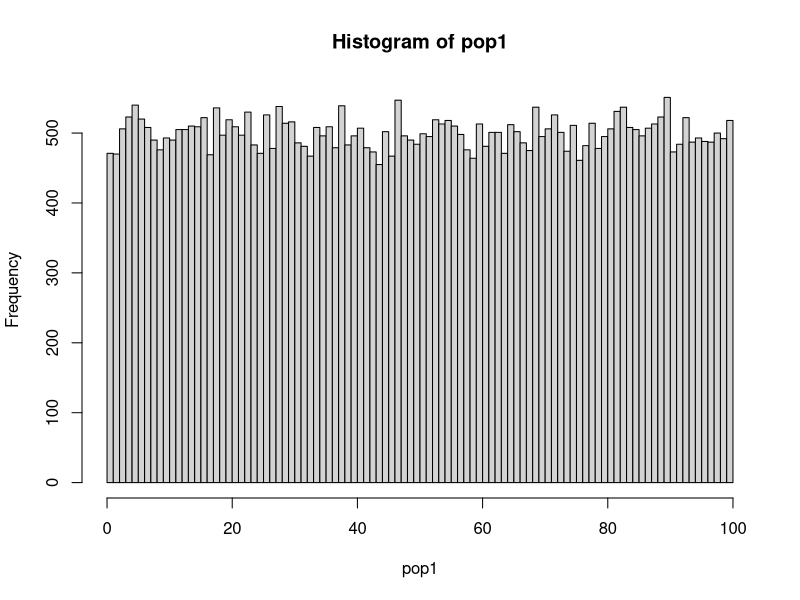
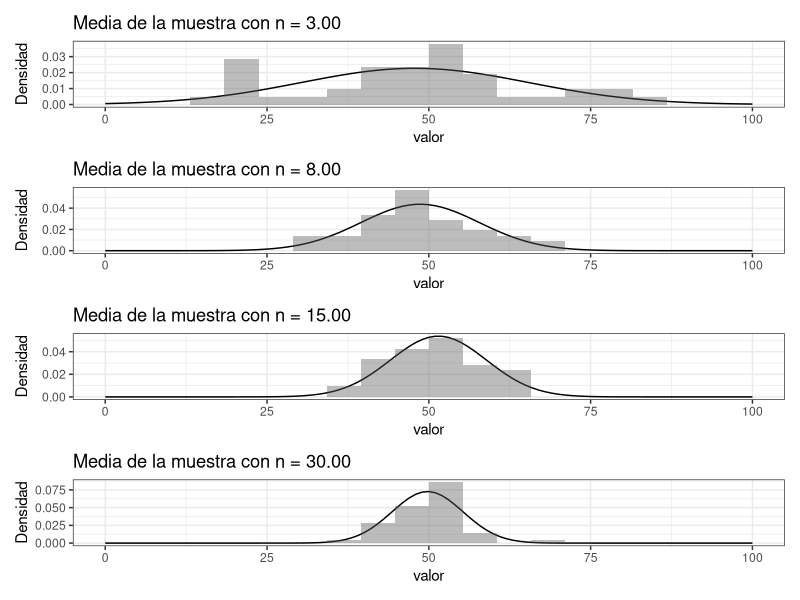

The R source for these figures, in order:
## ---- chunk 1
library(tidyverse)
library(patchwork)
help(Distributions) # Esto le permitirá ver distribuciones alternativas
## ---- chunk 2
nPop <- 50000
pop1 <- runif(nPop, min = 0, max = 100)
# pop1 <- rnorm(nPop, mean = 50, sd = 25)
# pop1 <- rbinom(nPop, 99, 0.25)
# pop1 <- rpois(nPop, lambda = 3)
# pop1 <- rt(nPop, 50, 50)
 # pop1 <- rchisq(nPop, 3, ncp = 0.5)
# pop1 <- rgamma(nPop, shape = 2, scale = 5) # Asimétrica
## ---- chunk 3
# pop1
## ---- chunk 4
mean(pop1)
## ---- chunk 5
hist(pop1, breaks = 100)
# ggplot(pop1 %>% tibble()) +
#   aes(pop1) +
#   geom_histogram(bins = 100, center = 0.5, colour = "blue")
## ---- chunk 6
# Vamos a trabajar con muestras de 3 individuos
n <- 3

# Creamos una matriz vacía con 3 columnas
muestras <- matrix(NA, nrow=0, ncol=n)

# Obtenemos muestras de 3 individuos de la población pop1 (con sample) y los agregamos como una fila la la matríz muestras (con rbind). Como repetimos esto 40 veces la matríz termina con 40 filas.
for (i in c(1:40)) {
  muestras <- rbind(muestras, sample(pop1, n, replace = FALSE))
}

# Convertimos la matriz en un tibble
muestras <- tibble(muestras)

# Calculamos la media a cada fila. rowwise hace que el summarise se calcule por fila, y el bind_cols impide que perdamos las columnas.
muestras <-  muestras %>% bind_cols(
    muestras %>% rowwise() %>% summarise(media = mean(c_across(where(is.numeric))))
  )
## ---- chunk 7
gr1 <- ggplot(muestras, aes(x = media)) + 
  stat_function(fun = dnorm, n = 101, args = list(mean = mean(muestras$media), sd = sd(muestras$media))) +
  geom_area(stat = 'function') +
  geom_histogram(aes(y = ..density..),bins = 20, alpha = 0.4) +
  # xlim(c(0, 100)) +
  ylab("Densidad") + 
  ggtitle(sprintf("Media de la muestra con n = %.2f", n)) + 
  xlab("valor") + xlim(c(0, 100)) +
  theme_bw()
## ---- chunk 8
shapiro3 <- shapiro.test(muestras$media)
## ---- chunk 9
n <- 8
muestras <- matrix(NA, nrow=0, ncol=n)
for (i in c(1:40)) {
  muestras <- rbind(muestras, sample(pop1, n, replace = FALSE))
}
muestras <- tibble(muestras)

muestras <-  muestras %>% bind_cols(
    muestras %>% rowwise() %>% summarise(media = mean(c_across(where(is.numeric))))
  )
## ---- chunk 10
gr2 <- ggplot(muestras, aes(x = media)) + 
  stat_function(fun = dnorm, n = 101, args = list(mean = mean(muestras$media), sd = sd(muestras$media))) +
  geom_area(stat = 'function') +
  geom_histogram(aes(y = ..density..),bins = 20, alpha = 0.4) +
  # xlim(c(0, 100)) +
  ylab("Densidad") + 
  ggtitle(sprintf("Media de la muestra con n = %.2f", n)) + 
  xlab("valor") + xlim(c(0, 100)) +
  theme_bw()
## ---- chunk 11
shapiro8 <- shapiro.test(muestras$media)
## ---- chunk 12
n <- 15
muestras <- matrix(NA, nrow=0, ncol=n)
for (i in c(1:40)) {
  muestras <- rbind(muestras, sample(pop1, n, replace = FALSE))
}
muestras <- tibble(muestras)

muestras <-  muestras %>% bind_cols(
    muestras %>% rowwise() %>% summarise(media = mean(c_across(where(is.numeric))))
  )
## ---- chunk 13
gr3 <- ggplot(muestras, aes(x = media)) + 
  stat_function(fun = dnorm, n = 101, args = list(mean = mean(muestras$media), sd = sd(muestras$media))) +
  geom_area(stat = 'function') +
  geom_histogram(aes(y = ..density..),bins = 20, alpha = 0.4) +
  # xlim(c(0, 100)) +
  ylab("Densidad") + 
  ggtitle(sprintf("Media de la muestra con n = %.2f", n)) + 
  xlab("valor")  + xlim(c(0, 100)) +
  theme_bw()
## ---- chunk 14
shapiro15 <- shapiro.test(muestras$media)
## ---- chunk 15
n <- 30
muestras <- matrix(NA, nrow=0, ncol=n)
for (i in c(1:40)) {
  muestras <- rbind(muestras, sample(pop1, n, replace = FALSE))
}
muestras <- tibble(muestras)

muestras <-  muestras %>% bind_cols(
    muestras %>% rowwise() %>% summarise(media = mean(c_across(where(is.numeric))))
  )
## ---- chunk 16
gr4 <- ggplot(muestras, aes(x = media)) + 
  stat_function(fun = dnorm, n = 101, args = list(mean = mean(muestras$media), sd = sd(muestras$media))) +
  geom_area(stat = 'function') +
  geom_histogram(aes(y = ..density..),bins = 20, alpha = 0.4) +
  # xlim(c(0, 100)) +
  ylab("Densidad") + 
  ggtitle(sprintf("Media de la muestra con n = %.2f", n)) + 
  xlab("valor") + xlim(c(0, 100)) +
  theme_bw()
## ---- chunk 17
shapiro30 <- shapiro.test(muestras$media)
## ---- chunk 18
gr1 / gr2 / gr3 / gr4 
## ---- chunk 19
paste("Prueba de Shapiro para Normalidad de n=3")
print(shapiro3)
paste("Prueba de Shapiro para Normalidad de n=8")
print(shapiro8)
paste("Prueba de Shapiro para Normalidad de n=15")
print(shapiro15)
paste("Prueba de Shapiro para Normalidad de n=30")
print(shapiro30)
